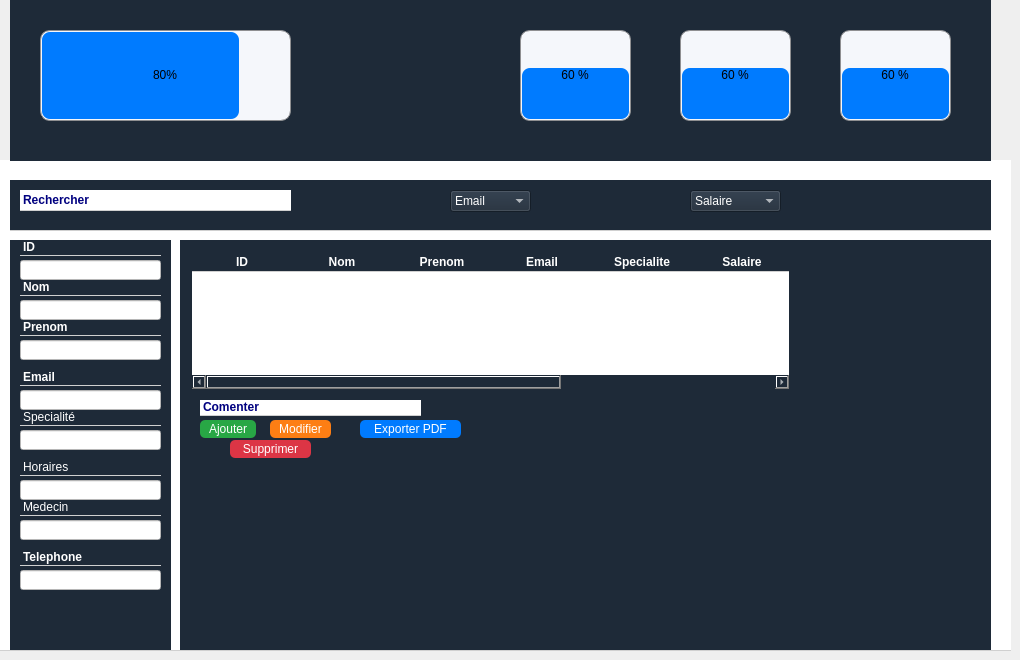
    <widget class="QWidget" name="cabinet">
     <widget class="QStackedWidget" name="client_8">
      <property name="geometry">
       <rect>
        <x>0</x>
        <y>160</y>
        <width>1011</width>
        <height>491</height>
       </rect>
      </property>
      <property name="cursor">
       <cursorShape>ArrowCursor</cursorShape>
      </property>
      <property name="mouseTracking">
       <bool>true</bool>
      </property>
      <property name="tabletTracking">
       <bool>true</bool>
      </property>
      <property name="styleSheet">
       <string notr="true">QFrame {
background-color:white;
border: none; 
border-bottom: 1px solid #d0d0d0 ;
}</string>
      </property>
      <property name="frameShape">
       <enum>QFrame::Shape::StyledPanel</enum>
      </property>
      <property name="frameShadow">
       <enum>QFrame::Shadow::Raised</enum>
      </property>
      <property name="currentIndex">
       <number>0</number>
      </property>
      <widget class="QWidget" name="add_client_6">
       <widget class="QFrame" name="cruds_3">
        <property name="geometry">
         <rect>
          <x>180</x>
          <y>80</y>
          <width>811</width>
          <height>411</height>
         </rect>
        </property>
        <property name="styleSheet">
         <string notr="true">background-color: #1e2a38;
color: white;
font: bold 11pt &quot;Arial&quot;;

</string>
        </property>
        <property name="frameShape">
         <enum>QFrame::Shape::NoFrame</enum>
        </property>
        <widget class="QLabel" name="comment_3">
         <property name="geometry">
          <rect>
           <x>20</x>
           <y>160</y>
           <width>221</width>
           <height>16</height>
          </rect>
         </property>
         <property name="styleSheet">
          <string notr="true">background-color: white;
    gridline-color: #ccc;
    font: 10pt &quot;Arial&quot;;
</string>
         </property>
         <property name="text">
          <string>&lt;html&gt;&lt;head/&gt;&lt;body&gt;&lt;p&gt;&lt;span style=&quot; font-weight:700; color:#00007f;&quot;&gt;Comenter&lt;/span&gt;&lt;/p&gt;&lt;/body&gt;&lt;/html&gt;</string>
         </property>
        </widget>
        <widget class="QPushButton" name="ajouter_3">
         <property name="geometry">
          <rect>
           <x>20</x>
           <y>180</y>
           <width>56</width>
           <height>18</height>
          </rect>
         </property>
         <property name="styleSheet">
          <string notr="true">QPushButton {
    background-color: #28a745;
    color: white;
    border-radius: 5px;
}

</string>
         </property>
         <property name="text">
          <string>Ajouter</string>
         </property>
        </widget>
        <widget class="QPushButton" name="modifier_3">
         <property name="geometry">
          <rect>
           <x>90</x>
           <y>180</y>
           <width>61</width>
           <height>18</height>
          </rect>
         </property>
         <property name="styleSheet">
          <string notr="true">QPushButton {
    background-color: #fd7e14;
    color: white;
    border-radius: 5px;
}
</string>
         </property>
         <property name="text">
          <string>Modifier</string>
         </property>
        </widget>
        <widget class="QPushButton" name="exporter_3">
         <property name="geometry">
          <rect>
           <x>180</x>
           <y>180</y>
           <width>101</width>
           <height>18</height>
          </rect>
         </property>
         <property name="styleSheet">
          <string notr="true">QPushButton {
    background-color: #007bff;
    color: white;
    border-radius: 5px;
}
</string>
         </property>
         <property name="text">
          <string>Exporter PDF</string>
         </property>
        </widget>
        <widget class="QPushButton" name="supprimer_3">
         <property name="geometry">
          <rect>
           <x>50</x>
           <y>200</y>
           <width>81</width>
           <height>18</height>
          </rect>
         </property>
         <property name="styleSheet">
          <string notr="true">QPushButton {
    background-color: #dc3545;
    color: white;
    border-radius: 5px;
}</string>
         </property>
         <property name="text">
          <string>Supprimer</string>
         </property>
        </widget>
        <widget class="QTableWidget" name="tableau_3">
         <property name="geometry">
          <rect>
           <x>10</x>
           <y>10</y>
           <width>601</width>
           <height>141</height>
          </rect>
         </property>
         <property name="styleSheet">
          <string notr="true">QTableWidget {
    background-color: white;        /* cellules blanches */
    color: #1e2a38;                 /* texte bleu foncé */
    border: 2px solid #1e2a38;      /* bordures du tableau */
    font: bold 11pt &quot;Arial&quot;;
}

QTableWidget::item {
    background-color: white;        /* garde les cellules blanches */
    color: #1e2a38;
}

QHeaderView::section {
    background-color: #1e2a38;      /* en-tête bleu foncé */
    color: white;                   /* texte blanc */
    font: bold 11pt &quot;Arial&quot;;
    border: 1px solid #1e2a38;
}
</string>
         </property>
         <column>
          <property name="text">
           <string>ID</string>
          </property>
          <property name="font">
           <font>
            <bold>true</bold>
           </font>
          </property>
         </column>
         <column>
          <property name="text">
           <string>Nom</string>
          </property>
          <property name="font">
           <font>
            <bold>true</bold>
           </font>
          </property>
         </column>
         <column>
          <property name="text">
           <string>Prenom</string>
          </property>
          <property name="font">
           <font>
            <bold>true</bold>
           </font>
          </property>
         </column>
         <column>
          <property name="text">
           <string>Email</string>
          </property>
          <property name="font">
           <font>
            <bold>true</bold>
           </font>
          </property>
         </column>
         <column>
          <property name="text">
           <string>Specialite</string>
          </property>
          <property name="font">
           <font>
            <bold>true</bold>
           </font>
          </property>
         </column>
         <column>
          <property name="text">
           <string>Salaire</string>
          </property>
          <property name="font">
           <font>
            <bold>true</bold>
           </font>
          </property>
         </column>
         <column>
          <property name="text">
           <string>Horaires</string>
          </property>
         </column>
         <column>
          <property name="text">
           <string>Telephone</string>
          </property>
         </column>
        </widget>
       </widget>
       <widget class="QFrame" name="liste_3">
        <property name="geometry">
         <rect>
          <x>10</x>
          <y>80</y>
          <width>161</width>
          <height>411</height>
         </rect>
        </property>
        <property name="styleSheet">
         <string notr="true">background-color: #1e2a38;
color: white;
font: bold 11pt &quot;Arial&quot;;</string>
        </property>
        <property name="frameShape">
         <enum>QFrame::Shape::NoFrame</enum>
        </property>
        <widget class="QLabel" name="idcabi">
         <property name="geometry">
          <rect>
           <x>10</x>
           <y>0</y>
           <width>141</width>
           <height>16</height>
          </rect>
         </property>
         <property name="styleSheet">
          <string notr="true"/>
         </property>
         <property name="text">
          <string>&lt;html&gt;&lt;head/&gt;&lt;body&gt;&lt;p&gt;&lt;span style=&quot; font-weight:704;&quot;&gt;ID &lt;/span&gt;&lt;/p&gt;&lt;/body&gt;&lt;/html&gt;</string>
         </property>
        </widget>
        <widget class="QLabel" name="nom_2">
         <property name="geometry">
          <rect>
           <x>10</x>
           <y>40</y>
           <width>141</width>
           <height>16</height>
          </rect>
         </property>
         <property name="text">
          <string>&lt;html&gt;&lt;head/&gt;&lt;body&gt;&lt;p&gt;&lt;span style=&quot; font-weight:704;&quot;&gt;Nom&lt;/span&gt;&lt;/p&gt;&lt;/body&gt;&lt;/html&gt;</string>
         </property>
        </widget>
        <widget class="QLabel" name="prenom_2">
         <property name="geometry">
          <rect>
           <x>10</x>
           <y>80</y>
           <width>141</width>
           <height>16</height>
          </rect>
         </property>
         <property name="text">
          <string>&lt;html&gt;&lt;head/&gt;&lt;body&gt;&lt;p&gt;&lt;span style=&quot; font-weight:704;&quot;&gt;Prenom&lt;/span&gt;&lt;/p&gt;&lt;/body&gt;&lt;/html&gt;</string>
         </property>
        </widget>
        <widget class="QLabel" name="medecin">
         <property name="geometry">
          <rect>
           <x>10</x>
           <y>260</y>
           <width>141</width>
           <height>16</height>
          </rect>
         </property>
         <property name="text">
          <string>&lt;html&gt;&lt;head/&gt;&lt;body&gt;&lt;p&gt;Medecin &lt;/p&gt;&lt;/body&gt;&lt;/html&gt;</string>
         </property>
        </widget>
        <widget class="QLabel" name="telephone_2">
         <property name="geometry">
          <rect>
           <x>10</x>
           <y>310</y>
           <width>141</width>
           <height>16</height>
          </rect>
         </property>
         <property name="text">
          <string>&lt;html&gt;&lt;head/&gt;&lt;body&gt;&lt;p&gt;&lt;span style=&quot; font-weight:700;&quot;&gt;Telephone&lt;/span&gt;&lt;/p&gt;&lt;/body&gt;&lt;/html&gt;</string>
         </property>
        </widget>
        <widget class="QLineEdit" name="idcabiline">
         <property name="geometry">
          <rect>
           <x>10</x>
           <y>20</y>
           <width>141</width>
           <height>20</height>
          </rect>
         </property>
         <property name="styleSheet">
          <string notr="true">background-color: white;
    gridline-color: #ccc;
    font: 10pt &quot;Arial&quot;;</string>
         </property>
        </widget>
        <widget class="QLineEdit" name="nomline_2">
         <property name="geometry">
          <rect>
           <x>10</x>
           <y>60</y>
           <width>141</width>
           <height>20</height>
          </rect>
         </property>
         <property name="styleSheet">
          <string notr="true">background-color: white;
    gridline-color: #ccc;
    font: 10pt &quot;Arial&quot;;
</string>
         </property>
        </widget>
        <widget class="QLineEdit" name="medecinline">
         <property name="geometry">
          <rect>
           <x>10</x>
           <y>280</y>
           <width>141</width>
           <height>20</height>
          </rect>
         </property>
         <property name="styleSheet">
          <string notr="true">background-color: white;
    gridline-color: #ccc;
    font: 10pt &quot;Arial&quot;;
</string>
         </property>
        </widget>
        <widget class="QLineEdit" name="telephoneline_2">
         <property name="geometry">
          <rect>
           <x>10</x>
           <y>330</y>
           <width>141</width>
           <height>20</height>
          </rect>
         </property>
         <property name="styleSheet">
          <string notr="true">background-color: white;
    gridline-color: #ccc;
    font: 10pt &quot;Arial&quot;;
</string>
         </property>
        </widget>
        <widget class="QLabel" name="email_2">
         <property name="geometry">
          <rect>
           <x>10</x>
           <y>130</y>
           <width>141</width>
           <height>16</height>
          </rect>
         </property>
         <property name="text">
          <string>&lt;html&gt;&lt;head/&gt;&lt;body&gt;&lt;p&gt;&lt;span style=&quot; font-weight:704;&quot;&gt;Email&lt;/span&gt;&lt;/p&gt;&lt;/body&gt;&lt;/html&gt;</string>
         </property>
        </widget>
        <widget class="QLineEdit" name="emailline_2">
         <property name="geometry">
          <rect>
           <x>10</x>
           <y>150</y>
           <width>141</width>
           <height>20</height>
          </rect>
         </property>
         <property name="styleSheet">
          <string notr="true">background-color: white;
    gridline-color: #ccc;
    font: 10pt &quot;Arial&quot;;
</string>
         </property>
        </widget>
        <widget class="QLabel" name="spec">
         <property name="geometry">
          <rect>
           <x>10</x>
           <y>170</y>
           <width>141</width>
           <height>16</height>
          </rect>
         </property>
         <property name="text">
          <string>&lt;html&gt;&lt;head/&gt;&lt;body&gt;&lt;p&gt;Specialité&lt;/p&gt;&lt;/body&gt;&lt;/html&gt;</string>
         </property>
        </widget>
        <widget class="QLineEdit" name="horaireline">
         <property name="geometry">
          <rect>
           <x>10</x>
           <y>240</y>
           <width>141</width>
           <height>20</height>
          </rect>
         </property>
         <property name="styleSheet">
          <string notr="true">background-color: white;
    gridline-color: #ccc;
    font: 10pt &quot;Arial&quot;;
</string>
         </property>
        </widget>
        <widget class="QLineEdit" name="specline">
         <property name="geometry">
          <rect>
           <x>10</x>
           <y>190</y>
           <width>141</width>
           <height>20</height>
          </rect>
         </property>
         <property name="styleSheet">
          <string notr="true">background-color: white;
    gridline-color: #ccc;
    font: 10pt &quot;Arial&quot;;
</string>
         </property>
        </widget>
        <widget class="QLabel" name="horaire">
         <property name="geometry">
          <rect>
           <x>10</x>
           <y>220</y>
           <width>141</width>
           <height>16</height>
          </rect>
         </property>
         <property name="text">
          <string>&lt;html&gt;&lt;head/&gt;&lt;body&gt;&lt;p&gt;Horaires&lt;/p&gt;&lt;/body&gt;&lt;/html&gt;</string>
         </property>
        </widget>
        <widget class="QLineEdit" name="prenomline_2">
         <property name="geometry">
          <rect>
           <x>10</x>
           <y>100</y>
           <width>141</width>
           <height>20</height>
          </rect>
         </property>
         <property name="styleSheet">
          <string notr="true">background-color: white;
    gridline-color: #ccc;
    font: 10pt &quot;Arial&quot;;
</string>
         </property>
        </widget>
       </widget>
       <widget class="QFrame" name="trirecherche_3">
        <property name="geometry">
         <rect>
          <x>10</x>
          <y>20</y>
          <width>981</width>
          <height>51</height>
         </rect>
        </property>
        <property name="styleSheet">
         <string notr="true">background-color: #1e2a38;
color: white;
font: bold 11pt &quot;Arial&quot;;

</string>
        </property>
        <property name="frameShape">
         <enum>QFrame::Shape::NoFrame</enum>
        </property>
        <widget class="QLabel" name="recherche_3">
         <property name="geometry">
          <rect>
           <x>10</x>
           <y>10</y>
           <width>271</width>
           <height>21</height>
          </rect>
         </property>
         <property name="styleSheet">
          <string notr="true">background-color: white;
    gridline-color: #ccc;
    font: 10pt &quot;Arial&quot;;</string>
         </property>
         <property name="text">
          <string>&lt;html&gt;&lt;head/&gt;&lt;body&gt;&lt;p&gt;&lt;span style=&quot; font-weight:700; color:#00007f;&quot;&gt;Rechercher&lt;/span&gt;&lt;/p&gt;&lt;/body&gt;&lt;/html&gt;</string>
         </property>
        </widget>
        <widget class="QComboBox" name="triemail_3">
         <property name="geometry">
          <rect>
           <x>440</x>
           <y>10</y>
           <width>81</width>
           <height>22</height>
          </rect>
         </property>
         <item>
          <property name="text">
           <string>Email</string>
          </property>
         </item>
         <item>
          <property name="text">
           <string/>
          </property>
         </item>
         <item>
          <property name="text">
           <string/>
          </property>
         </item>
        </widget>
        <widget class="QComboBox" name="trisalaire_3">
         <property name="geometry">
          <rect>
           <x>680</x>
           <y>10</y>
           <width>91</width>
           <height>22</height>
          </rect>
         </property>
         <item>
          <property name="text">
           <string>Salaire</string>
          </property>
         </item>
         <item>
          <property name="text">
           <string>0-500d</string>
          </property>
         </item>
         <item>
          <property name="text">
           <string>500-1000</string>
          </property>
         </item>
         <item>
          <property name="text">
           <string>1500-2000</string>
          </property>
         </item>
         <item>
          <property name="text">
           <string>2500-3000</string>
          </property>
         </item>
         <item>
          <property name="text">
           <string>3500-4000</string>
          </property>
         </item>
         <item>
          <property name="text">
           <string>4500-5000</string>
          </property>
         </item>
         <item>
          <property name="text">
           <string>&gt;5000</string>
          </property>
         </item>
        </widget>
       </widget>
       <widget class="QLabel" name="label_3">
        <property name="geometry">
         <rect>
          <x>-10</x>
          <y>0</y>
          <width>1141</width>
          <height>491</height>
         </rect>
        </property>
        <property name="text">
         <string/>
        </property>
        <property name="pixmap">
         <pixmap>../../../Downloads/bg.png</pixmap>
        </property>
       </widget>
       <zorder>label_3</zorder>
       <zorder>cruds_3</zorder>
       <zorder>liste_3</zorder>
       <zorder>trirecherche_3</zorder>
      </widget>
     </widget>
     <widget class="QProgressBar" name="pourcentage_17">
      <property name="geometry">
       <rect>
        <x>520</x>
        <y>30</y>
        <width>111</width>
        <height>91</height>
       </rect>
      </property>
      <property name="styleSheet">
       <string notr="true">QProgressBar {
    border: 1px solid #8f8f91;
    border-radius: 10px;          /* Outer border radius */
    background-color: #F5F7FB;    /* Background color */
    text-align: center;           /* Centered text */
}

QProgressBar::chunk {
    background-color: #007bff;   /* Navy Blue fill color */
    border-radius: 8px;           /* Inner fill border radius */
    margin: 1px;                  /* Adds space for rounded edges */
}
</string>
      </property>
      <property name="value">
       <number>60</number>
      </property>
      <property name="alignment">
       <set>Qt::AlignmentFlag::AlignHCenter|Qt::AlignmentFlag::AlignTop</set>
      </property>
      <property name="textVisible">
       <bool>true</bool>
      </property>
      <property name="orientation">
       <enum>Qt::Orientation::Vertical</enum>
      </property>
      <property name="invertedAppearance">
       <bool>false</bool>
      </property>
      <property name="textDirection">
       <enum>QProgressBar::Direction::BottomToTop</enum>
      </property>
      <property name="format">
       <string>%p %</string>
      </property>
     </widget>
     <widget class="QProgressBar" name="pourcentage_18">
      <property name="geometry">
       <rect>
        <x>680</x>
        <y>30</y>
        <width>111</width>
        <height>91</height>
       </rect>
      </property>
      <property name="styleSheet">
       <string notr="true">QProgressBar {
    border: 1px solid #8f8f91;
    border-radius: 10px;          /* Outer border radius */
    background-color: #F5F7FB;    /* Background color */
    text-align: center;           /* Centered text */
}

QProgressBar::chunk {
    background-color: #007bff;   /* Navy Blue fill color */
    border-radius: 8px;           /* Inner fill border radius */
    margin: 1px;                  /* Adds space for rounded edges */
}
</string>
      </property>
      <property name="value">
       <number>60</number>
      </property>
      <property name="alignment">
       <set>Qt::AlignmentFlag::AlignHCenter|Qt::AlignmentFlag::AlignTop</set>
      </property>
      <property name="textVisible">
       <bool>true</bool>
      </property>
      <property name="orientation">
       <enum>Qt::Orientation::Vertical</enum>
      </property>
      <property name="invertedAppearance">
       <bool>false</bool>
      </property>
      <property name="textDirection">
       <enum>QProgressBar::Direction::BottomToTop</enum>
      </property>
      <property name="format">
       <string>%p %</string>
      </property>
     </widget>
     <widget class="QProgressBar" name="progressBar_6">
      <property name="geometry">
       <rect>
        <x>40</x>
        <y>30</y>
        <width>251</width>
        <height>91</height>
       </rect>
      </property>
      <property name="styleSheet">
       <string notr="true">QProgressBar {
    border: 1px solid #8f8f91;
    border-radius: 10px;          /* Outer border radius */
    background-color: #F5F7FB;    /* Background color */
    text-align: center;           /* Centered text */
}

QProgressBar::chunk {
    background-color: #007bff;   /* Navy Blue fill color */
    border-radius: 8px;           /* Inner fill border radius */
    margin: 1px;                  /* Adds space for rounded edges */
}
</string>
      </property>
      <property name="minimum">
       <number>0</number>
      </property>
      <property name="maximum">
       <number>100</number>
      </property>
      <property name="value">
       <number>80</number>
      </property>
      <property name="orientation">
       <enum>Qt::Orientation::Horizontal</enum>
      </property>
      <property name="invertedAppearance">
       <bool>false</bool>
      </property>
      <property name="textDirection">
       <enum>QProgressBar::Direction::TopToBottom</enum>
      </property>
     </widget>
     <widget class="QProgressBar" name="pourcentage_19">
      <property name="geometry">
       <rect>
        <x>840</x>
        <y>30</y>
        <width>111</width>
        <height>91</height>
       </rect>
      </property>
      <property name="styleSheet">
       <string notr="true">QProgressBar {
    border: 1px solid #8f8f91;
    border-radius: 10px;          /* Outer border radius */
    background-color: #F5F7FB;    /* Background color */
    text-align: center;           /* Centered text */
}

QProgressBar::chunk {
    background-color: #007bff;   /* Navy Blue fill color */
    border-radius: 8px;           /* Inner fill border radius */
    margin: 1px;                  /* Adds space for rounded edges */
}
</string>
      </property>
      <property name="value">
       <number>60</number>
      </property>
      <property name="alignment">
       <set>Qt::AlignmentFlag::AlignHCenter|Qt::AlignmentFlag::AlignTop</set>
      </property>
      <property name="textVisible">
       <bool>true</bool>
      </property>
      <property name="orientation">
       <enum>Qt::Orientation::Vertical</enum>
      </property>
      <property name="invertedAppearance">
       <bool>false</bool>
      </property>
      <property name="textDirection">
       <enum>QProgressBar::Direction::BottomToTop</enum>
      </property>
      <property name="format">
       <string>%p %</string>
      </property>
     </widget>
     <widget class="QLabel" name="label_13">
      <property name="geometry">
       <rect>
        <x>10</x>
        <y>0</y>
        <width>981</width>
        <height>161</height>
       </rect>
      </property>
      <property name="styleSheet">
       <string notr="true">background-color: #1e2a38;
color: white;
font: bold 11pt &quot;Arial&quot;;</string>
      </property>
      <property name="text">
       <string/>
      </property>
     </widget>
     <zorder>client_8</zorder>
     <zorder>label_13</zorder>
     <zorder>pourcentage_17</zorder>
     <zorder>progressBar_6</zorder>
     <zorder>pourcentage_19</zorder>
     <zorder>pourcentage_18</zorder>
    </widget>
